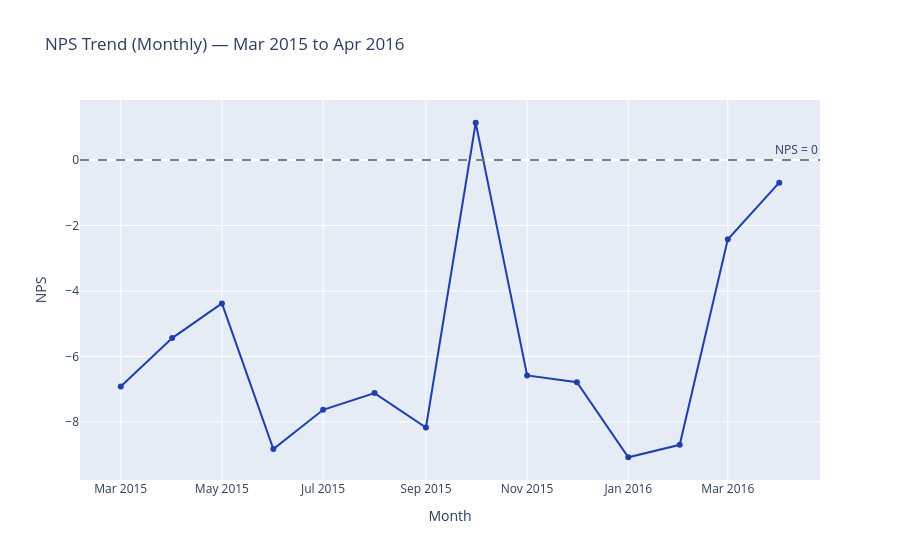

Here is the notebook cell this chart was saved with:
### Markdown cell above
## 9. NPS Trend Over Time

### Code cell
trend = nps_trend(df_banking, date_col="date_received", freq="M")
print(f"Dataset spans: {trend['period'].iloc[0]} to {trend['period'].iloc[-1]} ({len(trend)} months)")
print(f"NPS range: {trend['nps'].min():.2f} to {trend['nps'].max():.2f}")

fig = px.line(
    trend, x="period", y="nps",
    title="NPS Trend (Monthly) — Mar 2015 to Apr 2016",
    labels={"period": "Month", "nps": "NPS"},
    markers=True,
    color_discrete_sequence=["#1e40af"],
)
fig.add_hline(y=0, line_dash="dash", line_color="gray", annotation_text="NPS = 0")
fig.show()

### Figure 1 — Plotly figure (JSON) as saved in the notebook; plotly's stock layout.template omitted (floating-point values rounded to 4 significant figures)
{"data": [{"hovertemplate": "Month=%{x}<br>NPS=%{y}<extra></extra>", "legendgroup": "", "line": {"color": "#1e40af", "dash": "solid"}, "marker": {"symbol": "circle"}, "mode": "lines+markers", "name": "", "orientation": "v", "showlegend": false, "type": "scatter", "x": ["2015-03", "2015-04", "2015-05", "2015-06", "2015-07", "2015-08", "2015-09", "2015-10", "2015-11", "2015-12", "2016-01", "2016-02", "2016-03", "2016-04"], "xaxis": "x", "y": [-6.92, -5.44, -4.38, -8.83, -7.63, -7.12, -8.17, 1.14, -6.58, -6.79, -9.08, -8.7, -2.42, -0.69], "yaxis": "y"}], "layout": {"annotations": [{"showarrow": false, "text": "NPS = 0", "x": 1, "xanchor": "right", "xref": "x domain", "y": 0, "yanchor": "bottom", "yref": "y"}], "legend": {"tracegroupgap": 0}, "shapes": [{"line": {"color": "gray", "dash": "dash"}, "type": "line", "x0": 0, "x1": 1, "xref": "x domain", "y0": 0, "y1": 0, "yref": "y"}], "title": {"text": "NPS Trend (Monthly) — Mar 2015 to Apr 2016"}, "xaxis": {"anchor": "y", "domain": [0, 1], "title": {"text": "Month"}}, "yaxis": {"anchor": "x", "domain": [0, 1], "title": {"text": "NPS"}}}}
